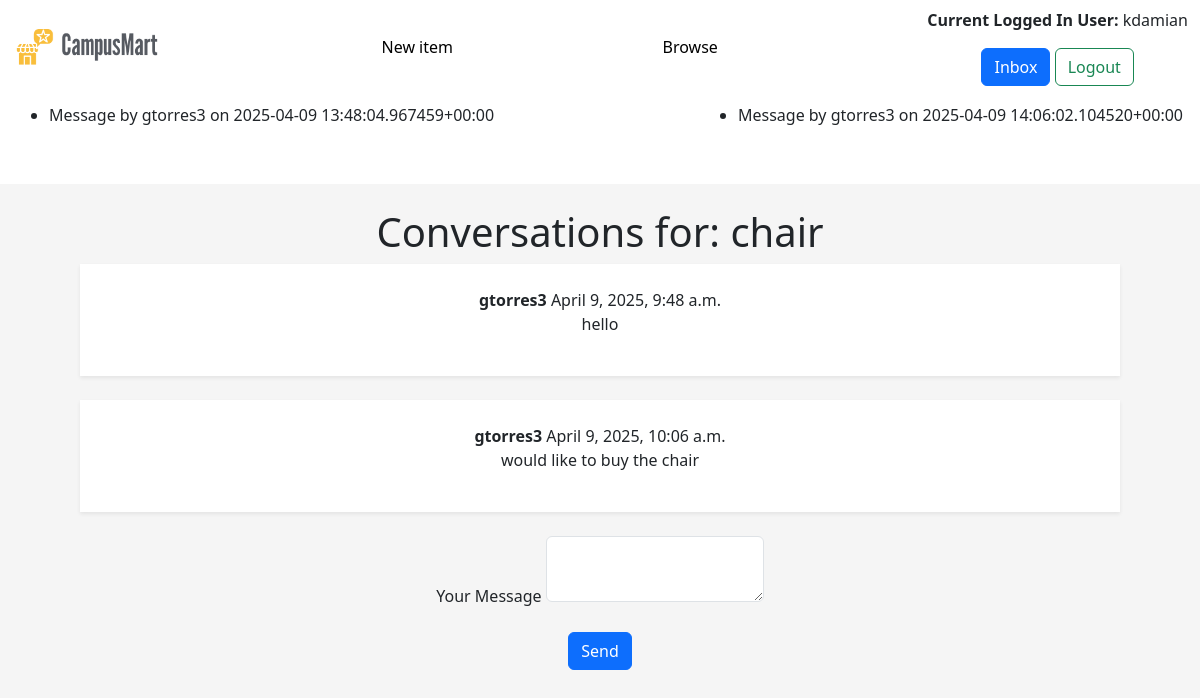
/campusmart/inbox/1/ (signed in), run on the app's committed database.
### campusmart/models.py (models this page shows, shortened)
class ConversationMessage(models.Model):
    conversation = models.ForeignKey(Conversation, on_delete=models.CASCADE)
    content = models.TextField()
    created_at = models.DateTimeField(auto_now_add=True)
    created_by = models.ForeignKey(User, on_delete=models.CASCADE)
    def __str__(self):
        return f"Message by {self.created_by.username} on {self.created_at}"

class Conversation(models.Model):
    listing = models.ForeignKey(Listing, on_delete=models.CASCADE)
    members = models.ManyToManyField(User)
    created_at = models.DateTimeField(auto_now_add=True)

class Listing(models.Model):
    CONDITION_CHOICES = [
        ('New', 'New'),
        ('Like New', 'Like New'),
        ('Used', 'Used'),
        ('Fair', 'Fair'),
    ]
    STATUS_CHOICES = [
        ('Available', 'Available'),
        ('Unavailable', 'Unavailable'),
    ]
    created_by = models.ForeignKey(User, on_delete=models.CASCADE)
    title = models.CharField(max_length=200)
    description = models.TextField()
    price = models.DecimalField(max_digits=10, decimal_places=2)
    condition = models.CharField(max_length=20, choices=CONDITION_CHOICES)
    photo = models.ImageField(upload_to='listing_photos')
    status = models.CharField(max_length=20, choices=STATUS_CHOICES, default='Available')

### campusmart/views.py (the view, shortened to what this page needs)
# urls.py: path('inbox/<int:conversation_id>/', views.conversation_detail, name='conversation_detail'),
@login_required
def conversation_detail(request, conversation_id):
    conversation = get_object_or_404(Conversation, id=conversation_id)
    messages = ConversationMessage.objects.filter(conversation=conversation).order_by('created_at')
    return render(request, 'campusmart/conversation_detail.html', {
        'conversation':conversation,
        'messages':messages,
    })

### campusmart/templates/campusmart/conversation_detail.html (shortened to what this page needs)
{% extends "campusmart/base.html" %}
{% block content %}
<h1>Conversations for: {{ conversation.listing.title }}</h1>
<div class="space-y-6">
    {% for message in messages %}
        <div class="bg-white p-4 rounded-lg mb-4 shadow-sm">
            <strong>{{ message.created_by.username }}</strong>
            <span class="text-gray-500 text-sm">{{ message.created_at }}</span>
            <p>{{ message.content }}</p>
        </div>
    {% endfor %}
    <form method="POST" action="{% url 'campusmart:conversation_detail' conversation.id %}">
        <div class="mb-4">
            <label for="message" class="block text-sm">Your Message</label>
            <textarea id="message" name="message" class="w-full p-2 border rounded" required></textarea>
        </div>
        <button type="submit" class="btn btn-primary">Send</button>
    </form>
</div>
{% endblock %}

### campusmart/templates/campusmart/base.html (shortened to what this page needs)
<!DOCTYPE html>
<html>
<head>
    <link href="https://cdn.jsdelivr.net/npm/bootstrap@5.3.0-alpha1/dist/css/bootstrap.min.css" rel="stylesheet"
>
</head>
<body>
    {% load static %}
        <nav class="navbar fixed-top text-center" style="background-color: white;">
            <div class="container-fluid">
                <img src="{% static 'campusmart/campusmart_logo.png' %}" class="logo">
                <a href="{% url 'campusmart:create_listing' %}" class="text-lg font-semibold hover:text-gray-500">New item</a>
                <a href="{% url 'campusmart:listing_all' %}" class="text-lg font-semibold hover:text-gray-500">Browse</a>
                {% if request.user.is_authenticated %}
                <div>
                    <p class="nav-bar"><b>Current Logged In User: </b>{{ request.user.username }} </p>
                    <a href="{% url 'campusmart:inbox' %}" type="button" class="btn btn-primary">Inbox</a>
                    <a class="btn btn-outline-success my-2 my-sm-0" type="submit" href="{% url 'campusmart:logout' %}">Logout</a>
                </div>
                {% else %}
                <div>
                    <a class="btn btn-outline-success my-2 my-sm-0" type="submit" href="{% url 'campusmart:login' %}">Login</a>
                    <a class="btn btn-outline-success my-2 my-sm-0" type="submit" href="{% url 'campusmart:register' %}">Register</a>
                </div>
                {% endif %}
            </div>
            {% if messages %}
                {% for message in messages %}
                    {% if message.tags == "error" %}
                        <div class="alert alert-danger d-flex align-items-center" role="alert">
                            <ul>
                                <li> {{ message }}</li>
                            </ul>
                        </div>
                    {% else %}
                        <div class="alert alert-{{ message.tags }} d-flex align-items-center" role="alert">
                            <ul>
                                <li> {{ message }}</li>
                            </ul>
                        </div>
                    {% endif %}
                {% endfor %}
            {% endif %}
        </nav>
    <div id="content" class="mt-5" style="padding-top: 80px;">
        {% block content %}
        {% endblock %}
    </div>
</body>
</html>

### campusmart/templates/campusmart/base.html (style rules this page uses)
a { color: black; text-decoration: none; }
html, body { align-items: center; padding: 40px; background-color: #f5f5f5; text-align: center; }
.logo { width: 150px; margin-right: 10px; }

### data on the page
ConversationMessage: created_by+created_at "Message by gtorres3 on 2025-04-09 13:48:04.967459+00:00", created_by.username "gtorres3", created_at "April 9, 2025, 9:48 a.m.", content "hello"
ConversationMessage: created_by+created_at "Message by gtorres3 on 2025-04-09 14:06:02.104520+00:00", created_by.username "gtorres3", created_at "April 9, 2025, 10:06 a.m.", content "would like to buy the chair"
Conversation: listing "chair"

### other printed values
{{ request.user.username }} "kdamian"
